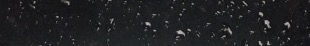
#> input picture static/back/back-2.jpg, 310 x 46 px; its folder holds only this picture in this run
$ python generator.py   (older library calls are emulated)
#> lines starting #> are read from the running program, lines starting #| are printed output that depends on the picture
### lib/common.py
#!/usr/bin/env python3
# -*- coding: utf-8 -*-

import cv2
import numpy as np
from PIL import Image, ImageDraw


# [115 lines left out: functions print_start, AddSmudginess, rot, rotRandrom, tfactor, random_envirment and 2 more, not called in this run]


def AddGauss(img, level):
    """
    均值滤波，模拟模糊图片
    :param img:
    :param level:
    :return:
    """
    return cv2.blur(img, (level * 2 + 1, level * 2 + 1))


def r(val):
    return int(np.random.random() * val)


# [87 lines left out: functions AddNoiseSingleChannel, addNoise, add_two_img, gen_rectangle_and_ring, random_add_with_alpha, add_with_alpha and 1 more, not called in this run]


# [6 lines that do not run on import are left out]

### lib/gen/generator.py
#!/usr/bin/env python3
# -*- coding: utf-8 -*-
"""
注意，训练使用，不做具体限制

生成 训练的图片

"""
import os

from PIL import ImageFont
from lib.common import *
from lib.gen.static import *

# 路径先采用绝对路径'=
back_path = '/Volumes/doc/projects/ml/vin_recognize/static/back/'
test_gen_path = '/Volumes/doc/projects/ml/vin_recognize/static/test/'
images_path = "/Volumes/doc/projects/ml/vin_recognize/static/images/"
font_path = '/Volumes/doc/projects/ml/vin_recognize/static/font/'
bad_path = '/Volumes/doc/projects/ml/vin_recognize/static/bad/'
predict_path = '/Volumes/doc/projects/ml/vin_recognize/static/predict/'
font = 'OCR-B.ttf'


class GenVin:

    # See https://stackoverflow.com/questions/2726171/how-to-change-font-size-using-the-python-imagedraw-library
    def __init__(self, height, width, predict_path=predict_path,
                 NoPlates=bad_path, font_path=font_path,
                 font=font, back_path=back_path):

#> called with height = 49, width = 258, font = 'font.ttf'
        self.font_name = font
        self.font_path = font_path
        self.height = height
        self.width = width
        # print(self.img.format, self.img.size, self.img.mode)
        self.predict_path = predict_path
        self.len = len(chars)
        self.max_size = 17  # 字体长度
        # # 增加干扰，灯光等
        self.bad_paths = []
        self.back_paths = []
        if NoPlates is not None:
            for parent, parent_folder, filenames in os.walk(NoPlates):
                for filename in filenames:
                    path = parent + "/" + filename
                    self.bad_paths.append(path)
        if back_path is not None:
            for parent, parent_folder, filenames in os.walk(back_path):
                for filename in filenames:
                    path = parent + "/" + filename
                    self.back_paths.append(path)

    def random_get_back(self):
        index = r(len(self.back_paths))
        return Image.open(self.back_paths[index])  # 打开文件

    def draw(self, val, rate=1.0):
        """
        画出 所有字符
        :param val:
        :return:
        """
        self.img = self.random_get_back()
        width, height = self.img.size
        base_width = r(int(0.1 * width))
        offset = 0
        self.fontSize = int((width - 2 * base_width) / self.max_size / rate)
        self.font = ImageFont.truetype(self.font_path + self.font_name, self.fontSize)
        base = int((width - self.max_size * self.fontSize * rate + (self.max_size - 1) * offset) / 2)
        base_height = int((height - self.fontSize) / 2)
        img = self.img.copy()
        draw_model = ImageDraw.Draw(img)  # 修改图片
        distance = 0
        base_rate = 0
        p = r(10) / 10
        if r(2) == 1:
            base_rate *= -p
        else:
            base_rate *= p
        # print("base_rate is ", base_rate, np.sin(base_rate * np.pi / 180))
        for i, item in enumerate(val):
            # self.bg[int((height - self.fontSize) / 2):int((height + self.fontSize) / 2),
            # base: base + self.fontSize] = self.draw_item(item, 0, 0)
            self.dir_draw_item(draw_model, item, base, (base_height + self.bias_char_offset(distance, base_rate)))
            base += self.fontSize * rate + offset
            distance += self.fontSize * rate + offset
        A = np.array(img)
        return A

    def bias_char_offset(self, distance, base_rate):
        """
        生成倾斜 的文字
        :param base_rate: 倾斜的角度 绝对值 10
        """
        return int(distance * np.sin(base_rate * np.pi / 180))

    def dir_draw_item(self, draw, val, left_offset, top_offset):
        """

        :param val:
        :param left_offset:
        :param top_offset:
        :return:
        """
        draw.text((left_offset, top_offset), val, (255, 255, 255), font=self.font)

    def random_start(self, seed):
        ran = r(seed)
        return ran % 3 == 0

    def generate(self, text):
        # self.bg = random_envirment(self.bg,self.bad_paths)
        fg = self.draw(text)
        fg = cv2.resize(fg, (self.width, self.height))
        # if self.random_start(6):
        #     fg = cv2.bitwise_not(fg)
        # 背景图
        com = fg
        # [10 lines of commented-out code are left out]
        if self.random_start(10):
            com = AddGauss(com, 1 + r(1))
        # if self.random_start(5):
        #     com = addNoise(com)
        return com

    # [38 lines left out: functions gen_sample, gen_img, get_next_batch, get_predict_source, not called in this run]

    def text2vec(self, text):
        text_len = len(text)
        if text_len > self.max_size:
            raise ValueError('字符最长 ', self.max_size, '个字符')
        vector = np.zeros(self.max_size * self.len)
        for i, c in enumerate(text):
            idx = i * self.len + chars_indexes[c]
            vector[idx] = 1
        return vector

    # 向量转回文本
    # [7 lines left out: function vec2text, not called in this run]

    def gen_Batch(self, batchSize, outputPath):
        if (not os.path.exists(outputPath)):
            os.mkdir(outputPath)

        for i in range(batchSize):
            # plateStr = self.genPlateString(-1, -1)
            plateStr, label = self.get_text()
            img = self.generate(plateStr)
            img = cv2.resize(img, (self.width, self.height))
            filename = os.path.join(outputPath, str(i).zfill(4) + '.' + "".join(plateStr) + ".jpg")
            cv2.imwrite(filename, img)

    def get_text(self):
        """
         # 随机生成字串，长度固定
        # 返回text,及对应的向量
        :return:
        """
        text = []
        # vecs = np.zeros((self.max_size * self.len))
        text += (self.get_random_char(STATE_CODE, 1))  # 生成车牌
        text += (self.get_random_char(chars, 2))
        text += (self.get_random_char(FOUR_CODE, 1))  # 4
        text += (self.get_random_char(chars, 4))  # 8
        text += (self.get_random_char(NINE_CODE, 1))  # 9
        text += (self.get_random_char(chars, 8))
        return text, self.text2vec(text)

    def get_random_char(self, chars, size):
        length = len(chars)
        ints = np.random.randint(0, length, size, dtype=np.int)
        result = []
        for i in ints: result.append(chars[i])
        return result


generator = GenVin(49, 258, font='font.ttf')
if __name__ == '__main__':
    # [4 lines of commented-out code are left out]
    generator.gen_Batch(10, test_gen_path)
#> in random_get_back, returned value is the input picture: PIL image 310x46 RGB; mean R, G, B 32, 32.5, 34.6
#> after the loop in draw, `for i, item in enumerate(val):`: base = 308; distance = 306
#> in draw, `A = np.array(img)`:
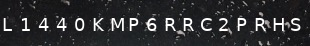
#> A: shape (46, 310, 3); mean R, G, B 46.4, 46.9, 48.9
#> in generate, `fg = cv2.resize(fg, (self.width, self.height))`:
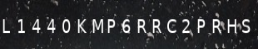
#> fg: shape (49, 258, 3); mean R, G, B 46.6, 47, 49
